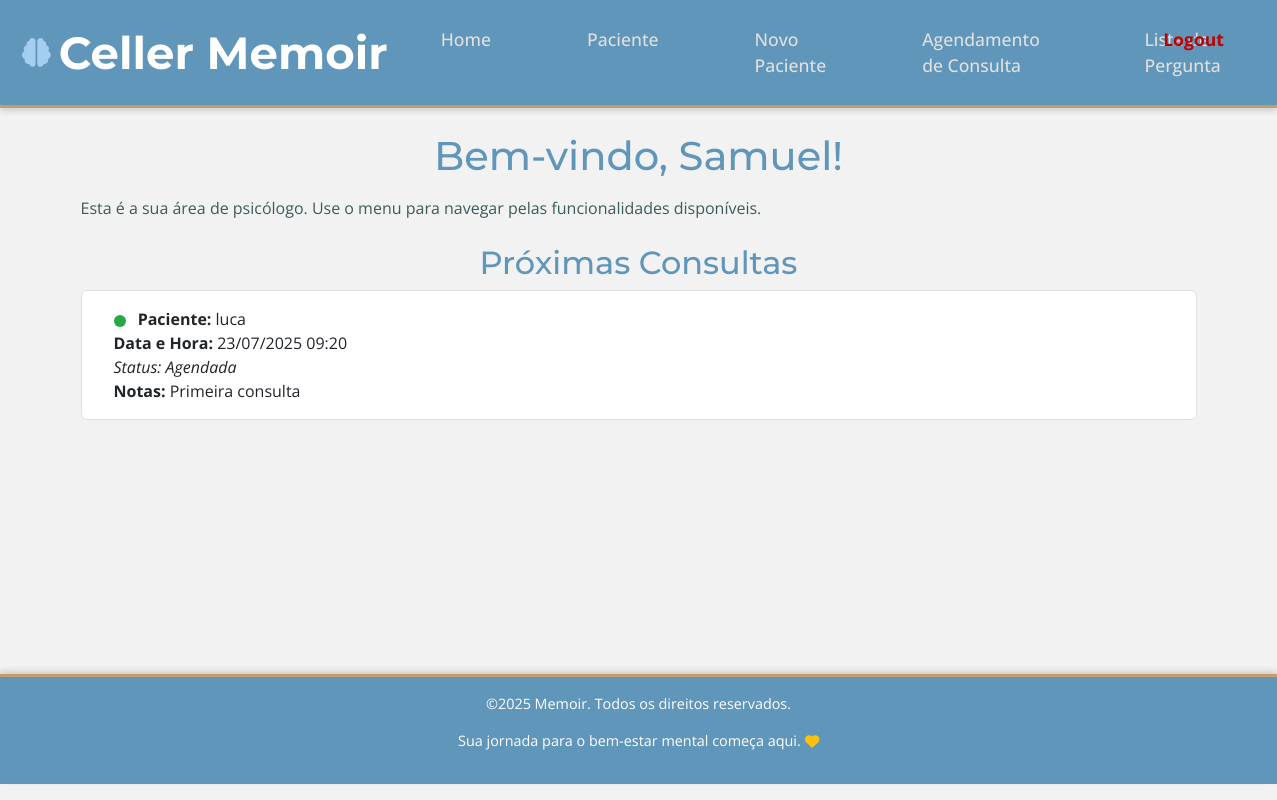
The page /psicologo (signed in) on the database its author committed.
### backend/models.py (models this page shows, shortened)
class User(db.Model, UserMixin):
    __tablename__ = 'user'
    __table_args__ = {'extend_existing': True}
    id = db.Column(db.Integer, primary_key=True)
    nome = db.Column(db.String(150), nullable=True)  # Novo campo para nome do psicólogo
    email = db.Column(db.String(150), unique=True, nullable=False)
    cpf = db.Column(db.String(20), unique=True, nullable=False)
    password = db.Column(db.String(150), nullable=False)
    tipo = db.Column(db.String(20), nullable=False) # 'paciente' ou 'psicologo'
    trocar_senha = db.Column(db.Boolean, default=False, nullable=False)
    paciente_perfil = db.relationship(
        'Paciente',
        back_populates='user_login',
        lazy=True,
        uselist=False,
        primaryjoin="User.id == Paciente.id"
    )
    pacientes_atendidos = db.relationship(
        'Paciente',
        foreign_keys='Paciente.psicologo_id',
        backref='psicologo_responsavel',
        lazy=True
    )

class Consulta(db.Model):
    id = db.Column(db.Integer, primary_key=True)
    psicologo_id = db.Column(db.Integer, db.ForeignKey('user.id'), nullable=False)
    paciente_id = db.Column(db.Integer, db.ForeignKey('user.id'), nullable=False)
    data_hora = db.Column(db.DateTime, nullable=False)
    duracao_minutos = db.Column(db.Integer, default=50)
    status = db.Column(db.String(50), default='Agendada')
    notas = db.Column(db.Text)
    paciente_da_consulta = db.relationship(
        'Paciente',
        primaryjoin="Consulta.paciente_id == Paciente.id",
        foreign_keys=[paciente_id],
        lazy=True
    )
    psicologo_da_consulta = db.relationship(
        'User',
        primaryjoin="Consulta.psicologo_id == User.id",
        foreign_keys=[psicologo_id],
        lazy=True
    )

class Paciente(db.Model):
    id = db.Column(db.Integer, db.ForeignKey('user.id'), primary_key=True)
    nome = db.Column(db.String(100), nullable=False)
    data_nascimento = db.Column(db.Date, nullable=True)
    psicologo_id = db.Column(db.Integer, db.ForeignKey('user.id'), nullable=True)
    foto_perfil = db.Column(db.String(255), nullable=False, default='default.jpg')
    user_login = db.relationship(
        'User',
        back_populates='paciente_perfil',
        foreign_keys=[id],
        lazy=True,
        uselist=False
    )
    registros_emocoes = db.relationship('RegistroEmocao', backref='paciente_obj', lazy=True)
    respostas_questionario = db.relationship('RespostaQuestionario', backref='paciente_obj', lazy=True)
    respostas_pergunta = db.relationship('RespostaPergunta', backref='paciente_obj', lazy=True)

### backend/routes.py (the view)
@routes.route('/psicologo')
@login_required
def psicologo():
    if current_user.tipo != 'psicologo':
        flash('Acesso não autorizado.', category='error')
        return redirect(url_for('routes.login'))
    pacientes = current_user.pacientes_atendidos
    from datetime import datetime
    now = datetime.utcnow()
    consultas_proximas = Consulta.query.filter(
        Consulta.psicologo_id == current_user.id,
        Consulta.data_hora >= now
    ).order_by(Consulta.data_hora.asc()).limit(5).all()
    return render_template('psicologo.html', pacientes=pacientes, consultas_proximas=consultas_proximas)

### backend/routes.py (called while the page is built, shortened)
@routes.app_context_processor
def inject_perguntas_pendentes():
    from sqlalchemy import func
    from backend.models import PsicologoPergunta, Paciente, RespostaPergunta
    from flask_login import current_user
    return dict(perguntas_pendentes=0)

### backend/templates/psicologo.html (shortened to what this page needs)
{% extends "base.html" %}
{% block content %}
<h1 class="mb-4">Bem-vindo, {{ current_user.nome }}!</h1>
<p>Esta é a sua área de psicólogo. Use o menu para navegar pelas funcionalidades disponíveis.</p>
<h2 class="mt-4">Próximas Consultas</h2>
{% if consultas_proximas and consultas_proximas|length > 0 %}
    <ul class="list-group" style="list-style-type:none; padding-left:0; margin-left:0;">
        {% for consulta in consultas_proximas %}
            {% if consulta.status != 'Realizada' and consulta.status != 'realizada' %}
            <li class="list-group-item">
                <span class="status-circle
                    {% if consulta.status == 'Confirmada' %}status-confirmada{% elif consulta.status == 'Agendada' %}status-agendada{% elif consulta.status == 'Cancelada' %}status-cancelada{% elif consulta.status == 'Realizada' or consulta.status == 'realizada' %}status-realizada{% else %}status-agendada{% endif %}"
                    title="Status: {{ consulta.status }}"></span>
                <strong>Paciente:</strong> {{ consulta.paciente_da_consulta.nome }}<br>
                <strong>Data e Hora:</strong> {{ consulta.data_hora.strftime('%d/%m/%Y %H:%M') }}<br>
                <em>Status: {{ consulta.status }}</em><br>
                {% if consulta.notas %}
                <strong>Notas:</strong> {{ consulta.notas }}
                {% endif %}
            </li>
            {% endif %}
        {% endfor %}
    </ul>
{% else %}
    <p>Nenhuma consulta agendada para os próximos dias.</p>
{% endif %}
{% endblock %}

### backend/static/style.css (style rules this page uses)
.status-circle { display: inline-block; width: 12px; height: 12px; border-radius: 50%; margin-right: 8px; vertical-align: middle; }
.status-agendada { background-color: #28a745; }
:root { --primary-color: #6096BA; --secondary-color: #A3CEF1; --background-light: #F2F2F2; --text-dark: #3D5B5B; --accent-color: #C69C6D; --alert-success-bg: #d4edda; --alert-success-text: #155724; --alert-success-border: #c3e6cb; --alert-error-bg: #f8d7da; --alert-error-text: #721c24; --alert-error-border: #f5c6cb; --alert-info-bg: #d1ecf1; --alert-info-text: #0c5460; --alert-info-border: #bee5eb; }
body { font-family: 'Open Sans', sans-serif; background-color: var(--background-light); color: var(--text-dark); min-height: 98dvh; display: Grid; grid-template-rows: auto 1fr auto; }
h1, h2, h3, h4, h5, h6, .navbar-brand, .card-title { font-family: 'Montserrat', sans-serif; color: var(--primary-color); text-align: center; }
.list-group-item { border-radius: 10px; margin-bottom: 10px; border: 1px solid #e0e0e0; transition: background-color 0.2s ease, box-shadow 0.2s ease; padding-left: 2rem; padding-right: 2rem; padding-top: 1rem; padding-bottom: 1rem; }
.mb-3, .mb-4 { margin-bottom: 1rem !important; }

### rows shown on the page
User: nome "Samuel"
Consulta: paciente_da_consulta.nome "luca", data_hora "23/07/2025 09:20", status "Agendada", notas "Primeira consulta"
